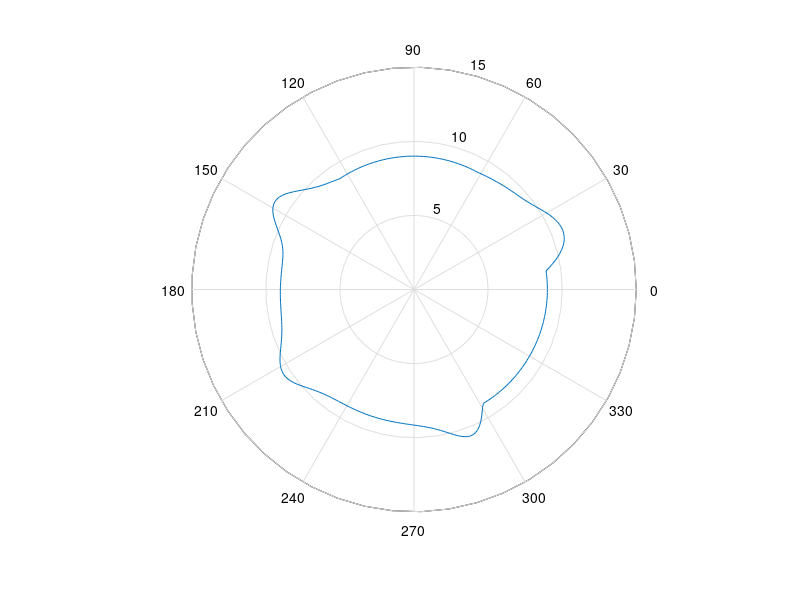

This figure's MATLAB source:
function [  ] = generate_loop( )
%GENERATE_LOOP Summary of this function goes here
%   Detailed explanation goes here
    theta1 = -2*pi:0.02:0;
    theta2 = 0.0:0.02: 2*pi;
    dsig = @(x) exp(x) ./ (1 + exp(x)).^2;    
    rho1 = 10;  
    rho2 = 10;
    lumps = randi([5, 40], 1);
    
    for i = 1:lumps
        size = 20 * rand() - 10;
        phase = rand() * 2 * pi - pi;
        rho1 = rho1 + size * dsig(10 * (theta1 + phase));
        rho2 = rho2 + size * dsig(10 * (theta2 + phase));
    end
    
%     size = 25;
%     phase = 0;
%     
%     rho1 = rho1 + size * dsig(10 * (theta1 + phase));
%     rho2 = rho2 + size * dsig(10 * (theta2 + phase));
    
    rho = 0:0.02:2*pi;
    for i = 1:315
        rho(i) = max(abs(1 - rho1(i)), abs(1 - rho2(i)));
    end
    
    polar(theta2, rho);
end

